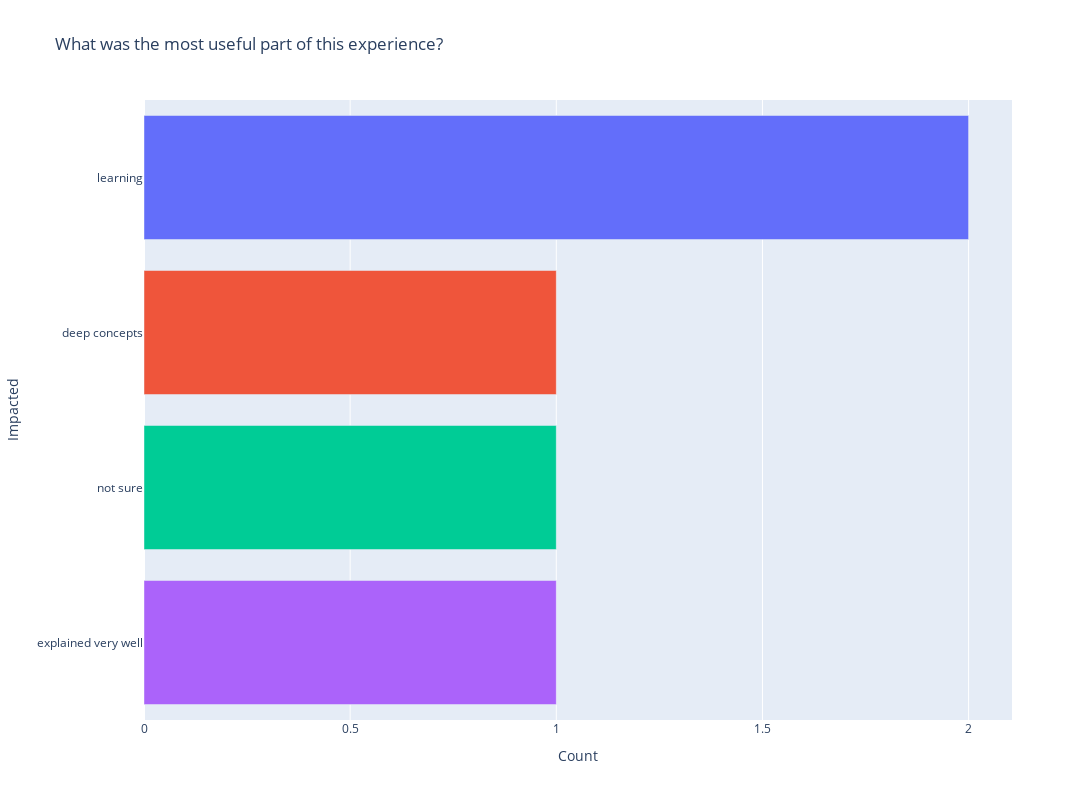

This figure's notebook cell:
### Code cell
visualize(
    results,
    col='What was the most useful part of this experience?', name='Impacted', 
    y='Impacted', x='Count', color='Impacted', title='What was the most useful part of this experience?', height=800, width=1200,
)

### Figure 1 — Plotly figure (JSON) as saved in the notebook; plotly's stock layout.template omitted (floating-point values rounded to 4 significant figures)
{"data": [{"alignmentgroup": "True", "hovertemplate": "Impacted=%{y}<br>Count=%{x}<extra></extra>", "legendgroup": "learning", "marker": {"color": "#636efa", "pattern": {"shape": ""}}, "name": "learning", "offsetgroup": "learning", "orientation": "h", "showlegend": true, "textposition": "auto", "type": "bar", "x": [2], "xaxis": "x", "y": ["learning"], "yaxis": "y"}, {"alignmentgroup": "True", "hovertemplate": "Impacted=%{y}<br>Count=%{x}<extra></extra>", "legendgroup": "deep concepts", "marker": {"color": "#EF553B", "pattern": {"shape": ""}}, "name": "deep concepts", "offsetgroup": "deep concepts", "orientation": "h", "showlegend": true, "textposition": "auto", "type": "bar", "x": [1], "xaxis": "x", "y": ["deep concepts"], "yaxis": "y"}, {"alignmentgroup": "True", "hovertemplate": "Impacted=%{y}<br>Count=%{x}<extra></extra>", "legendgroup": "not sure", "marker": {"color": "#00cc96", "pattern": {"shape": ""}}, "name": "not sure", "offsetgroup": "not sure", "orientation": "h", "showlegend": true, "textposition": "auto", "type": "bar", "x": [1], "xaxis": "x", "y": ["not sure"], "yaxis": "y"}, {"alignmentgroup": "True", "hovertemplate": "Impacted=%{y}<br>Count=%{x}<extra></extra>", "legendgroup": "explained very well", "marker": {"color": "#ab63fa", "pattern": {"shape": ""}}, "name": "explained very well", "offsetgroup": "explained very well", "orientation": "h", "showlegend": true, "textposition": "auto", "type": "bar", "x": [1], "xaxis": "x", "y": ["explained very well"], "yaxis": "y"}], "layout": {"barmode": "relative", "height": 800, "legend": {"title": {"text": "Impacted"}, "tracegroupgap": 0}, "showlegend": false, "title": {"text": "What was the most useful part of this experience?"}, "width": 1200, "xaxis": {"anchor": "y", "domain": [0, 1], "title": {"text": "Count"}}, "yaxis": {"anchor": "x", "categoryarray": ["explained very well", "not sure", "deep concepts", "learning"], "categoryorder": "array", "domain": [0, 1], "title": {"text": "Impacted"}}}}
